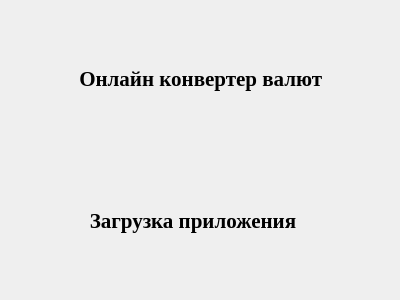
<?xml version="1.0" encoding="UTF-8"?>
<ui version="4.0">
 <class>LoadScreen</class>
 <widget class="QMainWindow" name="LoadScreen">
  <property name="geometry">
   <rect>
    <x>0</x>
    <y>0</y>
    <width>400</width>
    <height>300</height>
   </rect>
  </property>
  <property name="windowTitle">
   <string>LoadScreen</string>
  </property>
  <widget class="QWidget" name="centralWidget">
   <layout class="QVBoxLayout" name="verticalLayout">
    <item>
     <widget class="QLabel" name="label">
      <property name="font">
       <font>
        <family>Times New Roman</family>
        <pointsize>16</pointsize>
        <weight>75</weight>
        <bold>true</bold>
       </font>
      </property>
      <property name="text">
       <string>             Онлайн конвертер валют</string>
      </property>
     </widget>
    </item>
    <item>
     <widget class="QLabel" name="label_2">
      <property name="font">
       <font>
        <family>Times New Roman</family>
        <pointsize>16</pointsize>
        <weight>75</weight>
        <bold>true</bold>
       </font>
      </property>
      <property name="text">
       <string>               Загрузка приложения</string>
      </property>
     </widget>
    </item>
   </layout>
  </widget>
 </widget>
 <layoutdefault spacing="6" margin="11"/>
 <resources/>
 <connections/>
</ui>
